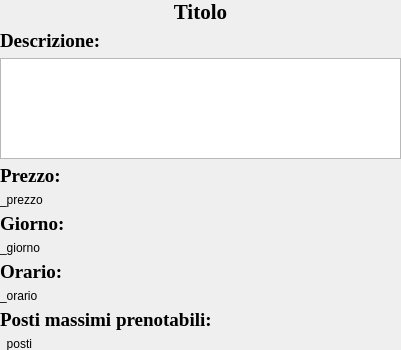
<?xml version="1.0" encoding="UTF-8"?>
<ui version="4.0">
 <class>Form</class>
 <widget class="QWidget" name="Form">
  <property name="geometry">
   <rect>
    <x>0</x>
    <y>0</y>
    <width>401</width>
    <height>350</height>
   </rect>
  </property>
  <property name="windowTitle">
   <string>Attività</string>
  </property>
  <widget class="QWidget" name="verticalLayoutWidget">
   <property name="geometry">
    <rect>
     <x>0</x>
     <y>0</y>
     <width>401</width>
     <height>351</height>
    </rect>
   </property>
   <layout class="QVBoxLayout" name="verticalLayout">
    <item>
     <widget class="QLabel" name="label_Titolo">
      <property name="font">
       <font>
        <family>Times New Roman</family>
        <pointsize>16</pointsize>
        <weight>75</weight>
        <bold>true</bold>
       </font>
      </property>
      <property name="text">
       <string>Titolo</string>
      </property>
      <property name="alignment">
       <set>Qt::AlignCenter</set>
      </property>
     </widget>
    </item>
    <item>
     <widget class="QLabel" name="label_Descrizione">
      <property name="font">
       <font>
        <family>Times New Roman</family>
        <pointsize>14</pointsize>
        <weight>75</weight>
        <bold>true</bold>
       </font>
      </property>
      <property name="text">
       <string>Descrizione:</string>
      </property>
     </widget>
    </item>
    <item>
     <widget class="QPlainTextEdit" name="plainTextEdit_2"/>
    </item>
    <item>
     <widget class="QLabel" name="label_Prezzo">
      <property name="font">
       <font>
        <family>Times New Roman</family>
        <pointsize>14</pointsize>
        <weight>75</weight>
        <bold>true</bold>
       </font>
      </property>
      <property name="text">
       <string>Prezzo:</string>
      </property>
     </widget>
    </item>
    <item>
     <widget class="QLabel" name="label_prezzo">
      <property name="text">
       <string>_prezzo</string>
      </property>
     </widget>
    </item>
    <item>
     <widget class="QLabel" name="label_Giorno">
      <property name="font">
       <font>
        <family>Times New Roman</family>
        <pointsize>14</pointsize>
        <weight>75</weight>
        <bold>true</bold>
       </font>
      </property>
      <property name="text">
       <string>Giorno:</string>
      </property>
     </widget>
    </item>
    <item>
     <widget class="QLabel" name="label_giorno">
      <property name="text">
       <string>_giorno</string>
      </property>
     </widget>
    </item>
    <item>
     <widget class="QLabel" name="label_Orario">
      <property name="font">
       <font>
        <family>Times New Roman</family>
        <pointsize>14</pointsize>
        <weight>75</weight>
        <bold>true</bold>
       </font>
      </property>
      <property name="text">
       <string>Orario:</string>
      </property>
     </widget>
    </item>
    <item>
     <widget class="QLabel" name="label_orario">
      <property name="text">
       <string>_orario</string>
      </property>
     </widget>
    </item>
    <item>
     <widget class="QLabel" name="label_Posti_Max">
      <property name="font">
       <font>
        <family>Times New Roman</family>
        <pointsize>14</pointsize>
        <weight>75</weight>
        <bold>true</bold>
       </font>
      </property>
      <property name="text">
       <string>Posti massimi prenotabili:</string>
      </property>
     </widget>
    </item>
    <item>
     <widget class="QLabel" name="label_posti_max">
      <property name="text">
       <string>_posti</string>
      </property>
     </widget>
    </item>
   </layout>
  </widget>
 </widget>
 <resources/>
 <connections/>
</ui>
